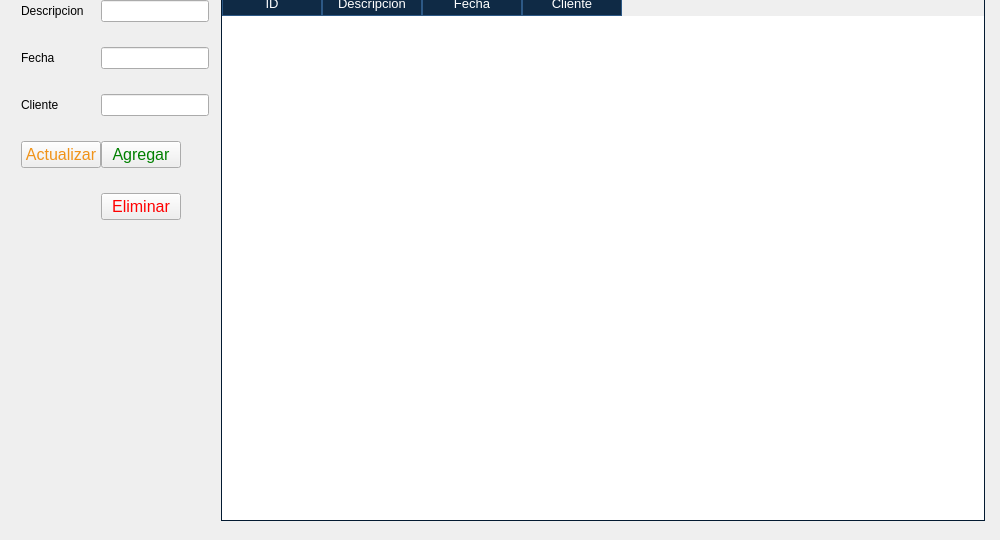
      <widget class="QWidget" name="page_Date">
       <widget class="QWidget" name="layoutWidget_4">
        <property name="geometry">
         <rect>
          <x>0</x>
          <y>-10</y>
          <width>991</width>
          <height>531</height>
         </rect>
        </property>
        <layout class="QHBoxLayout" name="horizontalLayout_6" stretch="0,2">
         <property name="spacing">
          <number>12</number>
         </property>
         <property name="sizeConstraint">
          <enum>QLayout::SetMaximumSize</enum>
         </property>
         <property name="leftMargin">
          <number>6</number>
         </property>
         <property name="rightMargin">
          <number>6</number>
         </property>
         <item>
          <layout class="QFormLayout" name="formLayout_6">
           <property name="sizeConstraint">
            <enum>QLayout::SetFixedSize</enum>
           </property>
           <property name="labelAlignment">
            <set>Qt::AlignJustify|Qt::AlignVCenter</set>
           </property>
           <property name="formAlignment">
            <set>Qt::AlignJustify|Qt::AlignVCenter</set>
           </property>
           <property name="horizontalSpacing">
            <number>0</number>
           </property>
           <property name="verticalSpacing">
            <number>25</number>
           </property>
           <property name="leftMargin">
            <number>15</number>
           </property>
           <property name="topMargin">
            <number>10</number>
           </property>
           <item row="0" column="0">
            <widget class="QLabel" name="label_24">
             <property name="text">
              <string>Descripcion</string>
             </property>
            </widget>
           </item>
           <item row="0" column="1">
            <widget class="QLineEdit" name="dateDescription">
             <property name="sizePolicy">
              <sizepolicy hsizetype="Fixed" vsizetype="Fixed">
               <horstretch>0</horstretch>
               <verstretch>0</verstretch>
              </sizepolicy>
             </property>
            </widget>
           </item>
           <item row="1" column="0">
            <widget class="QLabel" name="label_25">
             <property name="text">
              <string>Fecha</string>
             </property>
            </widget>
           </item>
           <item row="1" column="1">
            <widget class="QLineEdit" name="dateDates">
             <property name="sizePolicy">
              <sizepolicy hsizetype="Fixed" vsizetype="Fixed">
               <horstretch>0</horstretch>
               <verstretch>0</verstretch>
              </sizepolicy>
             </property>
            </widget>
           </item>
           <item row="2" column="0">
            <widget class="QLabel" name="label_26">
             <property name="text">
              <string>Cliente</string>
             </property>
            </widget>
           </item>
           <item row="2" column="1">
            <widget class="QLineEdit" name="dateCustomer">
             <property name="sizePolicy">
              <sizepolicy hsizetype="Fixed" vsizetype="Fixed">
               <horstretch>100</horstretch>
               <verstretch>0</verstretch>
              </sizepolicy>
             </property>
            </widget>
           </item>
           <item row="3" column="0">
            <widget class="QPushButton" name="updateDate">
             <property name="font">
              <font>
               <pointsize>12</pointsize>
              </font>
             </property>
             <property name="cursor">
              <cursorShape>PointingHandCursor</cursorShape>
             </property>
             <property name="styleSheet">
              <string notr="true">QPushButton {
	color: #F09319;
}</string>
             </property>
             <property name="text">
              <string>Actualizar</string>
             </property>
            </widget>
           </item>
           <item row="3" column="1">
            <widget class="QPushButton" name="addDate">
             <property name="sizePolicy">
              <sizepolicy hsizetype="Fixed" vsizetype="Fixed">
               <horstretch>0</horstretch>
               <verstretch>0</verstretch>
              </sizepolicy>
             </property>
             <property name="font">
              <font>
               <pointsize>12</pointsize>
              </font>
             </property>
             <property name="cursor">
              <cursorShape>PointingHandCursor</cursorShape>
             </property>
             <property name="styleSheet">
              <string notr="true">QPushButton {
	color: green;
}</string>
             </property>
             <property name="text">
              <string>Agregar</string>
             </property>
            </widget>
           </item>
           <item row="4" column="1">
            <widget class="QPushButton" name="deleteDate">
             <property name="sizePolicy">
              <sizepolicy hsizetype="Fixed" vsizetype="Fixed">
               <horstretch>0</horstretch>
               <verstretch>0</verstretch>
              </sizepolicy>
             </property>
             <property name="font">
              <font>
               <pointsize>12</pointsize>
              </font>
             </property>
             <property name="cursor">
              <cursorShape>PointingHandCursor</cursorShape>
             </property>
             <property name="styleSheet">
              <string notr="true">QPushButton {
	color: red;
}</string>
             </property>
             <property name="text">
              <string>Eliminar</string>
             </property>
            </widget>
           </item>
           <item row="5" column="1">
            <spacer name="verticalSpacer_7">
             <property name="orientation">
              <enum>Qt::Vertical</enum>
             </property>
             <property name="sizeHint" stdset="0">
              <size>
               <width>20</width>
               <height>40</height>
              </size>
             </property>
            </spacer>
           </item>
          </layout>
         </item>
         <item>
          <widget class="QTableWidget" name="dateTable">
           <property name="font">
            <font>
             <pointsize>10</pointsize>
            </font>
           </property>
           <property name="styleSheet">
            <string notr="true">    QHeaderView::section {
        background-color: #0F2A45;   /* Fondo del encabezado */
        color: white;                /* Color del texto */
        border: 1px solid #2D5986;   /* Bordes del encabezado */
		padding: 2px;
    }

    QTableWidget::item {
        border: 1px solid #2D5986;   /* Bordes de las celdas */
        padding: 2px;                /* Espaciado dentro de las celdas */
    }

	QTableWidget::item:alternate{
	    background-color: #0B4B6C;
	}

    QTableWidget::item:selected {
		color: black; /*Color del texto*/
        background-color: #82ABD5;   /* Fondo cuando se selecciona */
    }

    QTableWidget {
        border: 1px solid #031A31;   /* Bordes de la tabla */
    }

    QScrollBar:vertical {
        background: #000000;
        width: 16px;
    }
    
    QScrollBar::handle:vertical {
        background: #00796b;
        min-height: 20px;
	}</string>
           </property>
           <property name="editTriggers">
            <set>QAbstractItemView::NoEditTriggers</set>
           </property>
           <property name="alternatingRowColors">
            <bool>true</bool>
           </property>
           <property name="selectionMode">
            <enum>QAbstractItemView::SingleSelection</enum>
           </property>
           <property name="selectionBehavior">
            <enum>QAbstractItemView::SelectRows</enum>
           </property>
           <property name="textElideMode">
            <enum>Qt::ElideRight</enum>
           </property>
           <property name="showGrid">
            <bool>true</bool>
           </property>
           <property name="sortingEnabled">
            <bool>true</bool>
           </property>
           <attribute name="verticalHeaderVisible">
            <bool>false</bool>
           </attribute>
           <column>
            <property name="text">
             <string>ID</string>
            </property>
           </column>
           <column>
            <property name="text">
             <string>Descripcion</string>
            </property>
           </column>
           <column>
            <property name="text">
             <string>Fecha</string>
            </property>
           </column>
           <column>
            <property name="text">
             <string>Cliente</string>
            </property>
           </column>
          </widget>
         </item>
        </layout>
       </widget>
      </widget>
